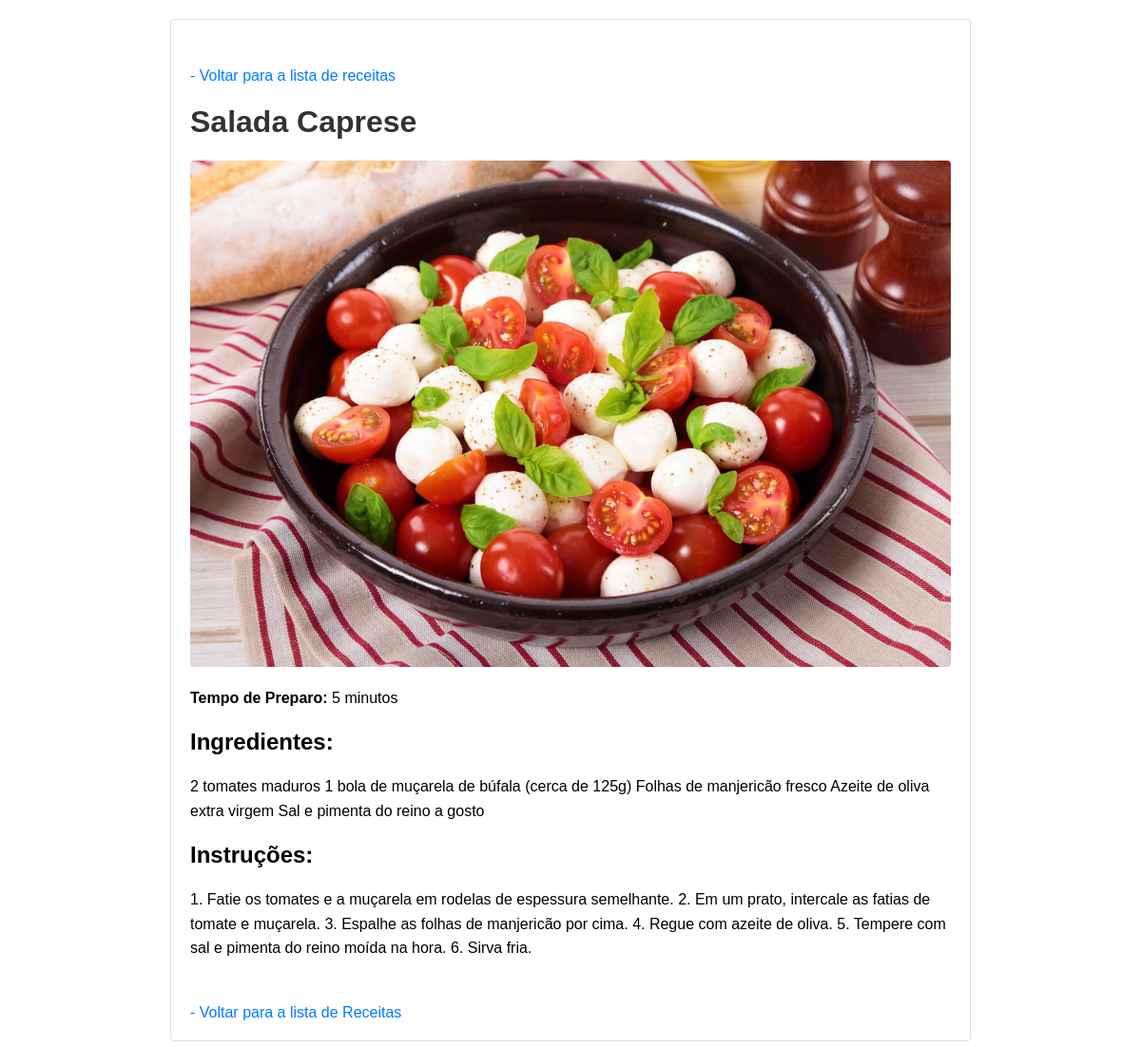
The app's page /recipes/3/ with its own data.
### recipes/models.py (models this page shows, shortened)
class Recipe(models.Model):
    title = models.CharField(max_length=200)
    description = models.TextField()
    ingredients = models.TextField()
    instructions = models.TextField()
    cooking_time = models.IntegerField(help_text="Cooking time in minutes")
    created_at = models.DateTimeField(auto_now_add=True)
    updated_at = models.DateTimeField(auto_now=True)
    image = models.ImageField(upload_to='recipes/', blank=True, null=True)
    class Meta:
        verbose_name_plural = 'Recipes'

### recipes/views.py (the view)
# urls.py: path('<int:pk>/', views.recipe_detail, name='recipe_detail'),
def recipe_detail(request, pk):
    recipe = get_object_or_404(Recipe, pk=pk)
    return render (request, 'recipes/recipe_detail.html', {'recipe': recipe})

### recipes/templates/recipes/recipe_detail.html (shortened to what this page needs)
<!DOCTYPE html>
<html lang="pt-br">
<head>
</head>
<body>
    <div class="container">
        <a href="{% url 'recipe_list' %}" class="back-link"> - Voltar para a lista de receitas </a>
        <h1>{{ recipe.title}}</h1>
        {% if recipe.image %}
            <img src="{{ recipe.image.url }}" alt="{{ recipe.title }}">
        {% endif %}
        <p><strong>Tempo de Preparo: </strong>{{ recipe.cooking_time}} minutos</p>
        <h2>Ingredientes: </h2>
        <p>{{ recipe.ingredients }}</p>
        <h2>Instruções: </h2>
        <p>{{ recipe.instructions }}</p>
        <a href="{% url 'recipe_list' %}" class="back-link"> - Voltar para a lista de Receitas</a>
    </div>
</body>
</html>

### recipes/templates/recipes/recipe_detail.html (style rules this page uses)
body { font-family: arial, sans-serif; margin: 20px; }
.container { max-width: 800px; margin: 0 auto; padding: 20px; background-color: #ffffff; border: 1px solid #ddd; border-radius: 4px; }
img { max-width: 100%; height: auto; display: block; margin-bottom: 20px; border-radius: 4px; }
h1 { color: #333; }
p { line-height: 1.6; }
.back-link { display: inline-block; margin-top: 30px; color: #007bff; text-decoration: none; }

### records on screen
Recipe: title "Salada Caprese", image (picture), cooking_time "5", ingredients "2 tomates maduros 1 bola de muçarela de búfala (cerca de 125g) Folhas de manjericão fresco Azeite de oliva extra virgem Sal e pimenta do reino a gosto", instructions "1. Fatie os tomates e a muçarela em rodelas de espessura semelhante. 2. Em um prato, intercale as fatias de tomate e muçarela. 3. Espalhe as folhas de manjericão por cima. 4. Regue com azeite de oliva. 5. Tempere com sal e pimenta do reino moída na hora. 6. Sirva fria."
